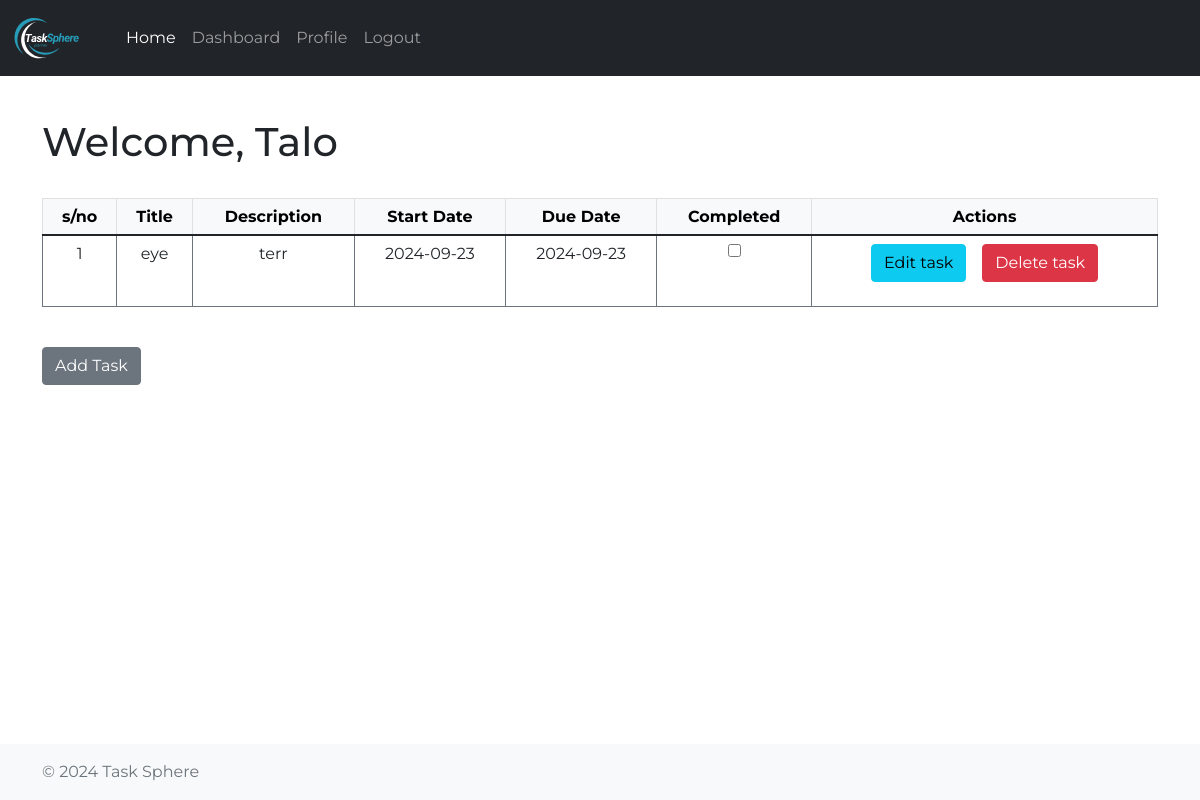
Before: /dashboard (signed in) with the older database file.
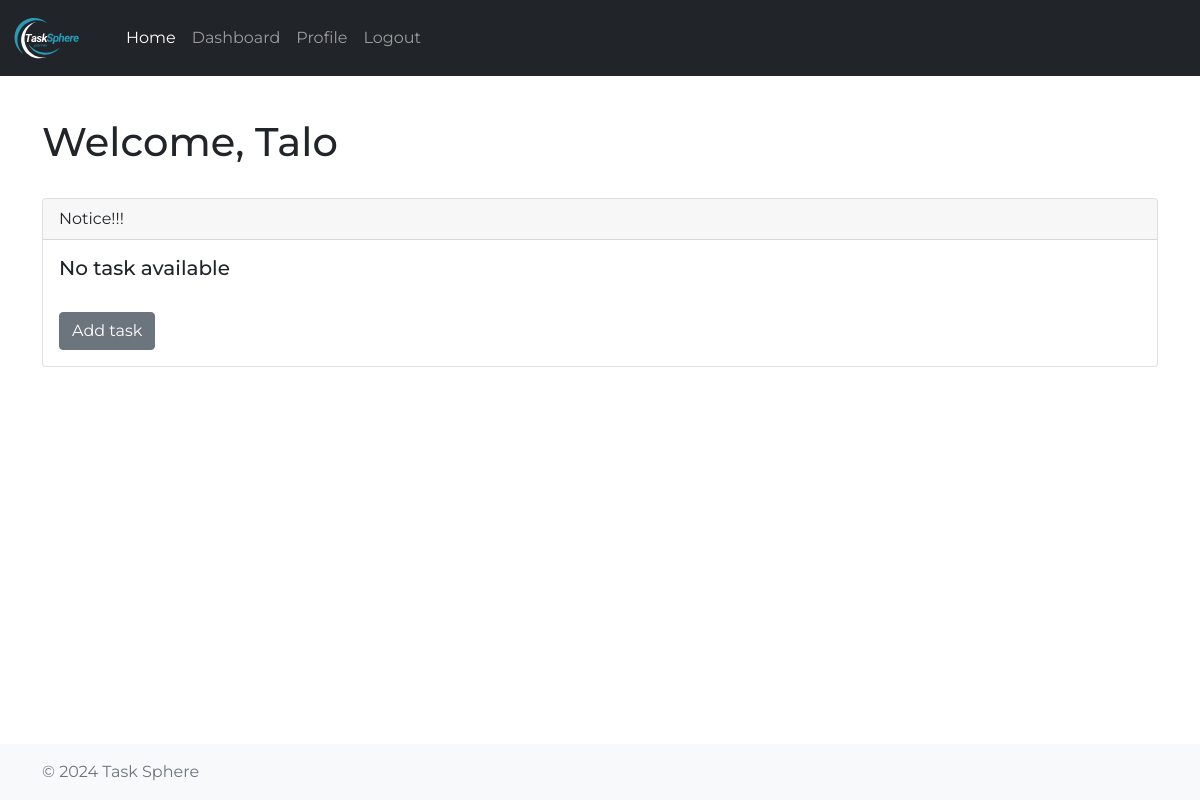
After: the same page with the newer database file.
### app/models.py (models this page shows, shortened)
class User(db.Model, UserMixin):
	id = db.Column(db.Integer, primary_key=True)
	firstname = db.Column(db.String(64), nullable=False)
	lastname = db.Column(db.String(64), nullable=False)
	username = db.Column(db.String(64), index=True, unique=True, nullable=False)
	email = db.Column(db.String(120), unique=True, nullable=False)
	password_hash = db.Column(db.String(120), nullable=False)
	phone = db.Column(db.String(20), unique=True, nullable=False)
	tasks = db.relationship('Task', backref='owner', lazy=True)

class Task(db.Model):
	id = db.Column(db.Integer, primary_key=True, autoincrement=True)
	title = db.Column(db.String(100), nullable=False)
	description = db.Column(db.String(500), nullable=False)
	start_date = db.Column(db.DateTime, nullable=False, default=datetime.utcnow)
	due_date = db.Column(db.DateTime)
	completed = db.Column(db.Boolean, default=False)
	user_id = db.Column(db.Integer, db.ForeignKey('user.id'), nullable=False)
	reminders = db.relationship('Reminder', backref='task', cascade='all, delete-orphan', passive_deletes=True)

### app/routes.py (the view)
@auth_bp.route('/dashboard')
@login_required
def dashboard():
	form = LogoutForm()
	tasks = Task.query.filter_by(user_id=current_user.id).all()
	return render_template('dashboard.html', tasks=tasks, form=form, user=current_user)

### app/forms.py
class LogoutForm(FlaskForm):
	submit  = SubmitField('Logout')

### app/__init__.py (called while the page is built)
def create_app():
    app = Flask(__name__, static_folder='templates/static')
    app.config.from_object('config.Config')
    db.init_app(app)
    migrate.init_app(app, db)
    login_manager.init_app(app)
    mail.init_app(app)
    login_manager.login_view = 'auth.login'
    @login_manager.user_loader
    def load_user(user_id):
        from app.models import User
        return User.query.get(int(user_id))
    from app.routes import auth_bp
    app.register_blueprint(auth_bp, url_prefix='/')
    app.config.update(
        CELERY_BROKER_URL='redis://localhost:6379/0',
        CELERY_RESULT_BACKEND='redis://localhost:6379/0'
    )
    celery = make_celery(app)
    mail.init_app(app)
    return app

### app/templates/dashboard.html (shortened to what this page needs)
{% extends 'base.html' %}
{% block content %}
<h1>Welcome, {{ user.username }}</h1><br>
{% if tasks %}
<table class="table table-bordered border-secondary text-center" border="1" cellpadding="12">
    <thead class="table-light">
        <strong>
        	<tr>
        	<th>s/no</th>
            <th>Title</th>
            <th>Description</th>
            <th>Start Date</th>
            <th>Due Date</th>
            <th>Completed</th>
            <th>Actions</th>
        </tr>
        </strong>
    </thead>
    <tbody>
        {% for task in tasks %}
        <tr>
        	<td>{{ loop.index }}</td>
            <td>{{ task.title }}</td>
            <td>{{ task.description }}</td>
            <td>{{ task.start_date.strftime('%Y-%m-%d') if task.start_date else 'N/A' }}</td>
            <td>{{ task.due_date.strftime('%Y-%m-%d') if task.due_date else 'N/A' }}</td>
            <td>
                <form method="POST" action="{{ url_for('auth.toggle_complete', task_id=task.id) }}" class="d-inline">
                    <input type="checkbox" name="completed" onchange="this.form.submit()" {% if task.completed %}checked{% endif %}>
                </form>
            </td>
            <td>
            	<div class="d-flex justify-content-center">
                    <a href="{{ url_for('auth.edit_task', task_id=task.id) }}" class="me-3">
                        <button class="btn btn-info" type="button">Edit task</button>
                    </a>
                    <form method="POST" action="{{ url_for('auth.delete_task', task_id=task.id) }}" class="d-inline">
                        <button class="btn btn-danger" type="submit" onclick="return confirm('Are you sure you want to delete this task?')">Delete task</button>
                    </form>
                </div>
            </td>
        </tr>
        {% endfor %}
    </tbody>
</table><br>
<div class="d-flex justify-content-start align-items-center">
    <a href="{{ url_for('auth.add_task') }}">
        <button style="margin-right: 10px;" class="btn btn-secondary" type="button">Add Task</button>
    </a>
</div>
{% else %}
<div class="card">
	<div class="card-header">
		Notice!!!
	</div>
	<div class="card-body">
		<h5 class="card-title">No task available</h5><br>
		<a href="{{ url_for('auth.add_task') }}" class="btn btn-secondary">Add task</a>
	</div>
</div>
{%endif%}
{% endblock %}

### app/templates/base.html (shortened to what this page needs)
<!DOCTYPE html>
<html lang="en">
<head>
    <link href="https://cdn.jsdelivr.net/npm/bootstrap@5.1.3/dist/css/bootstrap.min.css" rel="stylesheet">
    <link rel="stylesheet" href="{{ url_for('static', filename='css/hero.css') }}">
</head>
<body>
    {% include 'navbar.html' %}
    <div class="container page-content">
        {% block content %}{% endblock %}
    </div>
    <footer class="footer mt-auto py-3 bg-light">
        <div class="container">
            <span class="text-muted">© 2024 Task Sphere</span>
        </div>
    </footer>
</body>
</html>

### app/templates/navbar.html (shortened to what this page needs)
<link rel="stylesheet" href="{{ url_for('static', filename='css/hero.css') }}">
<nav class="navbar navbar-dark bg-dark navbar-expand-lg bg-body-tertiary">
  <div class="container-fluid">
    <a class="navbar-brand" href="{{ url_for('auth.home') }}"><img src="{{ url_for('static', filename='images/navlogo.svg') }}" style="width: 90px; height: 50px;"></a>
    <div class="collapse navbar-collapse" id="navbarSupportedContent">
      <ul class="navbar-nav me-auto mb-2 mb-lg-0">
        <li class="nav-item">
          <a class="nav-link active" aria-current="page" href="{{ url_for('auth.home') }}">Home</a>
        </li>
        {% if current_user.is_authenticated %}
          <li class="nav-item">
            <a class="nav-link" href="{{ url_for('auth.dashboard') }}">Dashboard</a>
          </li>
          <li class="nav-item">
            <a class="nav-link" href="{{ url_for('auth.profile') }}">Profile</a>
          </li>
          <li class="nav-item">
            <a class="nav-link" href="{{ url_for('auth.logout') }}">Logout</a>
          </li>
        {% endif %}
      </ul>
    </div>
  </div>
</nav>

### app/templates/static/css/hero.css (style rules this page uses)
body { font-family: 'Montserrat', sans-serif; }

### app/templates/base.html (style rules this page uses)
.navbar { position: fixed; top: 0; width: 100%; z-index: 1000; }
.footer { position: fixed; bottom: 0; width: 100%; }
.container.page-content { flex: 1; margin-top: 70px; margin-bottom: 70px; }

Changed rows visible on the page:
removed Task: title "eye", description "terr", start_date "2024-09-23", due_date "2024-09-23"
Other visible differences:
text no longer shown: "s/no Title Description Start Date Due Date Completed Actions Add Task"
text now shown: "Notice!!! No task available Add task"
